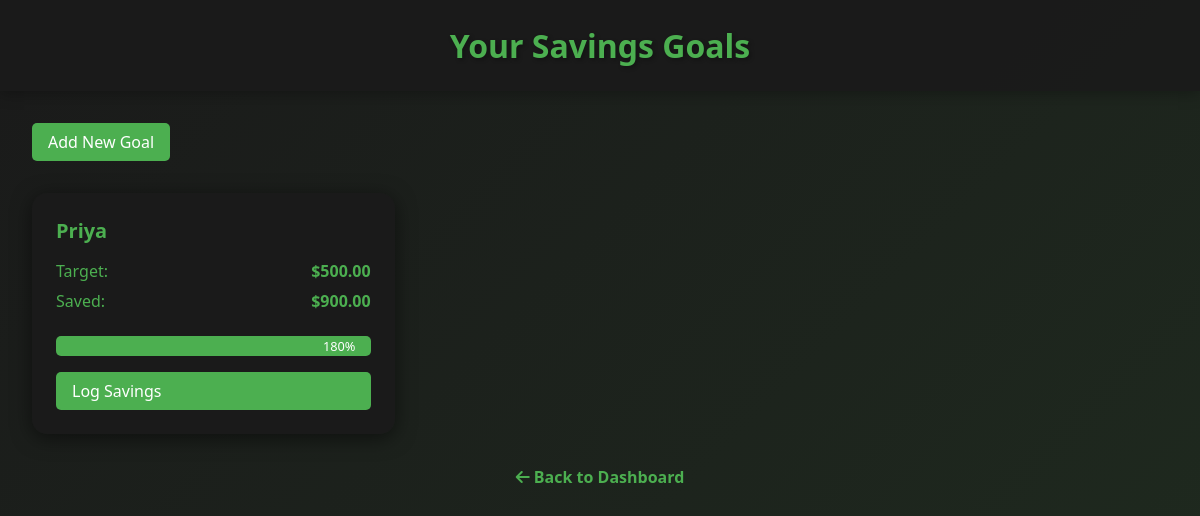
Screenshot of /savings-goals/ (signed in) with the database file from the repository.
### financeapp/models.py (models this page shows, shortened)
class SavingsGoal(models.Model):
    user = models.ForeignKey(User, on_delete=models.CASCADE)
    name = models.CharField(max_length=100)
    target_amount = models.DecimalField(decimal_places=2, max_digits=10)
    current_amount = models.DecimalField(decimal_places=2, max_digits=10, default=0)
    deadline = models.DateField(null=True, blank=True)

### financeapp/views.py (the view)
# urls.py: path('savings-goals/', views.savings_goals_view, name='savings_goals'),
@login_required
def savings_goals_view(request):
    goals = SavingsGoal.objects.filter(user=request.user) # pylint: disable=no-member
    for goal in goals:
        goal.target_dollars = goal.target_amount
        goal.current_dollars = goal.current_amount
    return render(request, 'savings_goals.html', {'goals': goals})

### financeapp/templates/savings_goals.html (shortened to what this page needs)
<!DOCTYPE html>
<html lang="en">
<head>
    {% load static %}
    <link rel="stylesheet" href="{% static 'css/savings_goals.css' %}">
     <link rel="stylesheet" href="https://cdnjs.cloudflare.com/ajax/libs/font-awesome/6.0.0-beta3/css/all.min.css">
</head>
<body>
    <header>
        <h1>Your Savings Goals</h1>
    </header>
    <main>
        <div class="actions">
            <a href="{% url 'add_savings_goal' %}" class="btn-add">Add New Goal</a>
        </div>
        <div class="goals-grid">
            {% for goal in goals %}
            <div class="goal-card">
                <h2 class="goal-title">{{ goal.name }}</h2>
                <div class="goal-details">
                    <div class="goal-amount">
                        <p>Target: <span>${{ goal.target_dollars|floatformat:2 }}</span></p>
                        <p>Saved: <span>${{ goal.current_dollars|floatformat:2 }}</span></p>
                    </div>
                    <div class="progress-container">
                        <div class="progress-bar"
                             style="width: {% widthratio goal.current_amount goal.target_amount 100 %}%">
                            <span class="progress-text">
                                {% widthratio goal.current_amount goal.target_amount 100 %}%
                            </span>
                        </div>
                    </div>
                    <a href="{% url 'log_savings' goal.id %}" class="btn-log">Log Savings</a>
                </div>
            </div>
            {% endfor %}
        </div>
                    <a href="{% url 'dashboard' %}" class="back-link">
            <i class="fas fa-arrow-left"></i> Back to Dashboard
        </a>
    </main>
</body>
</html>

### financeapp/static/css/savings_goals.css (style rules this page uses)
* { margin: 0; padding: 0; box-sizing: border-box; font-family: 'Segoe UI', Tahoma, Geneva, Verdana, sans-serif; }
body { min-height: 100vh; background: linear-gradient(135deg, #1a1a1a 0%, #1f2b1f 100%); color: #4CAF50; display: flex; flex-direction: column; }
header { background-color: rgba(26, 26, 26, 0.9); padding: 1.5rem; text-align: center; box-shadow: 0 2px 15px rgba(0, 0, 0, 0.3); }
header h1 { color: #4CAF50; font-size: 2rem; text-shadow: 2px 2px 4px rgba(0, 0, 0, 0.3); }
main { flex: 1; padding: 2rem; max-width: 1200px; margin: 0 auto; width: 100%; animation: fadeIn 0.5s ease-out; }
.actions { margin-bottom: 2rem; }
.btn-add, .btn-log { padding: 0.5rem 1rem; background-color: #4CAF50; color: white; border: none; border-radius: 5px; cursor: pointer; transition: background-color 0.3s ease; text-decoration: none; display: inline-block; }
.goals-grid { display: grid; grid-template-columns: repeat(auto-fill, minmax(300px, 1fr)); gap: 1.5rem; margin-bottom: 2rem; }
.goal-card { background-color: rgba(26, 26, 26, 0.9); border-radius: 15px; padding: 1.5rem; box-shadow: 0 4px 20px rgba(0, 0, 0, 0.5); }
.goal-title { color: #4CAF50; font-size: 1.25rem; margin-bottom: 1rem; }
.goal-details { display: flex; flex-direction: column; gap: 1rem; }
.goal-amount p { margin-bottom: 0.5rem; display: flex; justify-content: space-between; }
.goal-amount span { font-weight: bold; }
.progress-container { background-color: rgba(255, 255, 255, 0.1); border-radius: 5px; overflow: hidden; height: 20px; }
.progress-bar { background-color: #4CAF50; height: 100%; transition: width 0.3s ease; display: flex; align-items: center; justify-content: center; }
.progress-text { color: white; font-size: 0.8rem; }
.back-link { display: block; text-align: center; margin-top: 1.5rem; color: #4CAF50; text-decoration: none; font-weight: bold; transition: all 0.3s ease; }

### rows the page displays
SavingsGoal: name "Priya", target_dollars "500.00", current_dollars "900.00", current_amount+target_amount "180"
